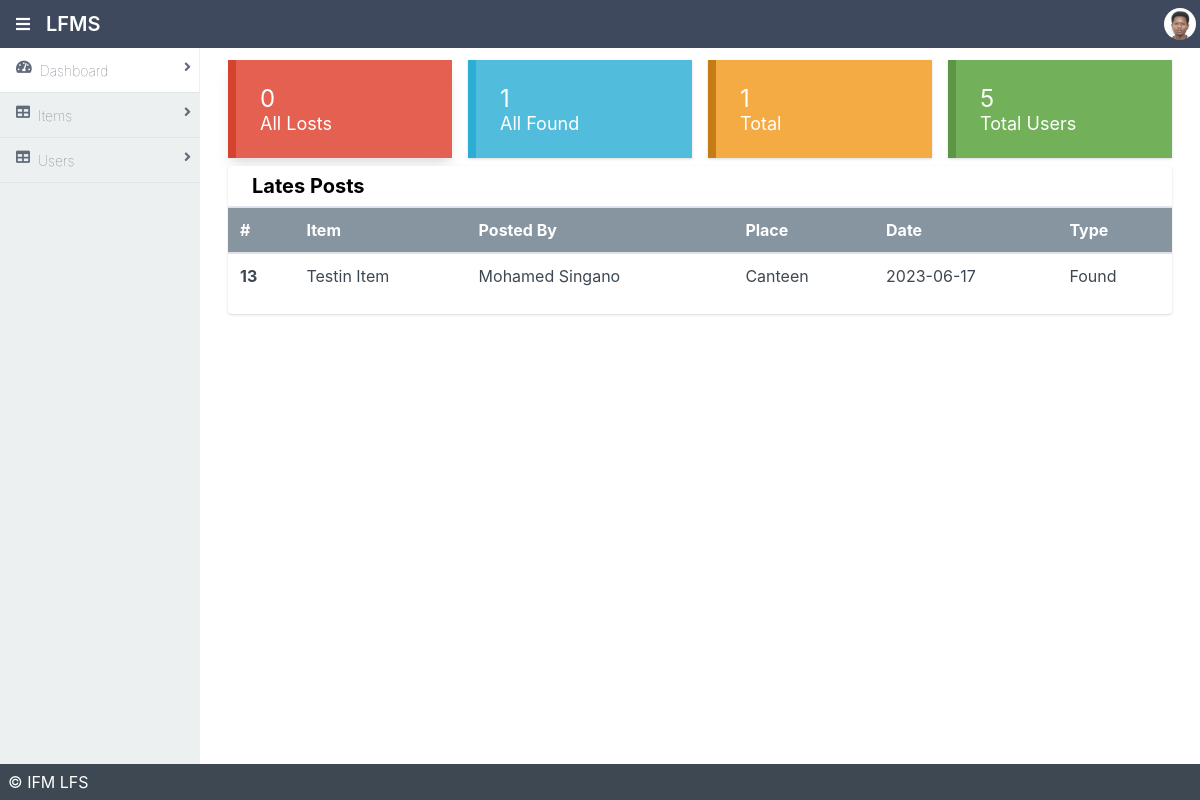
The page /admin/index.php (signed in) on the database its author committed.
### tables this page shows
CREATE TABLE `items` (
  `item_id` int(11) NOT NULL AUTO_INCREMENT,
  `item_name` varchar(255) DEFAULT NULL,
  `category` varchar(255) DEFAULT NULL,
  `description` varchar(255) DEFAULT NULL,
  `postedby` int(11) DEFAULT NULL,
  `location_found` varchar(255) DEFAULT NULL,
  `location_lost` varchar(255) DEFAULT NULL,
  `date_found` varchar(255) DEFAULT NULL,
  `date_lost` varchar(255) DEFAULT NULL,
  `owner_name` varchar(255) DEFAULT NULL,
  `owner_contact` varchar(255) DEFAULT NULL,
  `claimed` tinyint(1) DEFAULT 0,
  `foundby` int(11) DEFAULT NULL,
  `type` varchar(255) DEFAULT NULL,
  `claimed_by` int(11) DEFAULT NULL,
  `status` int(11) DEFAULT 0,
  `claimed_date` date DEFAULT NULL,
  `image` varchar(255) DEFAULT NULL,
  PRIMARY KEY (`item_id`),
  KEY `postedby` (`postedby`),
  KEY `claimed_by` (`claimed_by`),
  KEY `foundby` (`foundby`),
  CONSTRAINT `items_ibfk_1` FOREIGN KEY (`postedby`) REFERENCES `users` (`id`),
  CONSTRAINT `items_ibfk_2` FOREIGN KEY (`claimed_by`) REFERENCES `users` (`id`),
  CONSTRAINT `items_ibfk_3` FOREIGN KEY (`foundby`) REFERENCES `users` (`id`)
);

CREATE TABLE `users` (
  `id` int(11) NOT NULL AUTO_INCREMENT,
  `username` varchar(50) DEFAULT NULL,
  `email` varchar(50) DEFAULT NULL,
  `password` varchar(50) DEFAULT NULL,
  `first_name` varchar(50) DEFAULT NULL,
  `middle_name` varchar(50) DEFAULT NULL,
  `lastname` varchar(50) DEFAULT NULL,
  `student_id` varchar(50) DEFAULT NULL,
  `phone` varchar(50) DEFAULT NULL,
  `role` int(11) DEFAULT NULL,
  `resetcode` int(11) DEFAULT NULL,
  `resettoken` varchar(50) DEFAULT NULL,
  `expireat` int(50) DEFAULT NULL,
  `verifytoken` varchar(255) DEFAULT NULL,
  `verified` int(11) DEFAULT 0,
  `code` varchar(50) DEFAULT NULL,
  PRIMARY KEY (`id`)
);

### admin/index.php (the view, shortened to what this page needs)
<!DOCTYPE html>
<html lang="en">
<head>
    <link rel="stylesheet" href="./dist/styles.css">
    <link rel="stylesheet" href="./dist/all.css">
</head>
<body>
<div class="mx-auto bg-grey-400">
    <div class="min-h-screen flex flex-col">
        <header class="bg-nav">
            <div class="flex justify-between">
                <div class="p-1 mx-3 inline-flex items-center">
                    <i class="fas fa-bars pr-2 text-white" onclick="sidebarToggle()"></i>
                    <h1 class="text-white p-2">LFMS</h1>
                </div>
                <div class="p-1 flex flex-row items-center">
                    <img onclick="profileToggle()" class="inline-block h-8 w-8 rounded-full" src="dist/images/download.php@1x_1.jpg" alt="">
                </div>
            </div>
        </header>
        <div class="flex flex-1">
            <aside id="sidebar" class="bg-side-nav w-1/2 md:w-1/6 lg:w-1/6 border-r border-side-nav hidden md:block lg:block">
                <ul class="list-reset flex flex-col">
                    <li class=" w-full h-full py-3 px-2 border-b border-light-border bg-white">
                        <a href="index.php"
                           class="font-sans font-hairline hover:font-normal text-sm text-nav-item no-underline">
                            <i class="fas fa-tachometer-alt float-left mx-2"></i>
                            Dashboard
                            <span><i class="fas fa-angle-right float-right"></i></span>
                        </a>
                    </li>
                    <li class="w-full h-full py-3 px-2 border-b border-light-border">
                        <a href="items.php"
                           class="font-sans font-hairline hover:font-normal text-sm text-nav-item no-underline">
                            <i class="fas fa-table float-left mx-2"></i>
                            Items
                            <span><i class="fa fa-angle-right float-right"></i></span>
                        </a>
                    </li>
                    <li class="w-full h-full py-3 px-2 border-b border-light-border">
                        <a href="users.php"
                           class="font-sans font-hairline hover:font-normal text-sm text-nav-item no-underline">
                            <i class="fas fa-table float-left mx-2"></i>
                            Users
                            <span><i class="fa fa-angle-right float-right"></i></span>
                        </a>
                    </li>
                        </ul>
            </aside>
            <main class="bg-white-300 flex-1 p-3 overflow-hidden">
                <div class="flex flex-col">
                    <div class="flex flex-1 flex-col md:flex-row lg:flex-row mx-2">
                        <div class="shadow-lg bg-red-vibrant border-l-8 hover:bg-red-vibrant-dark border-red-vibrant-dark mb-2 p-2 md:w-1/4 mx-2">
                            <div class="p-4 flex flex-col">
                                <a href="#" class="no-underline text-white text-2xl">
                                    <?php
                                        include '../helpers/dbcon.inc.php';
                                        $sql = "SELECT COUNT(item_id) as total FROM items WHERE type = 'Lost'";
                                        $res = $conn->query($sql);
                                        $row = mysqli_fetch_assoc($res);
                                        $total = $row['total'];
                                        echo $total;
                                    ?>
                                </a>
                                <a href="#" class="no-underline text-white text-lg">
                                    All Losts
                                </a>
                            </div>
                        </div>
                        <div class="shadow bg-info border-l-8 hover:bg-info-dark border-info-dark mb-2 p-2 md:w-1/4 mx-2">
                            <div class="p-4 flex flex-col">
                                <a href="#" class="no-underline text-white text-2xl">
                                <?php
                                        include '../helpers/dbcon.inc.php';
                                        $sql = "SELECT COUNT(item_id) as total FROM items WHERE type = 'Found'";
                                        $res = $conn->query($sql);
                                        $row = mysqli_fetch_assoc($res);
                                        $total = $row['total'];
                                        echo $total;
                                        ?>
                                </a>
                                <a href="#" class="no-underline text-white text-lg">
                                    All Found
                                </a>
                            </div>
                        </div>
                        <div class="shadow bg-warning border-l-8 hover:bg-warning-dark border-warning-dark mb-2 p-2 md:w-1/4 mx-2">
                            <div class="p-4 flex flex-col">
                                <a href="#" class="no-underline text-white text-2xl">
                                <?php
                                    include '../helpers/dbcon.inc.php';
                                    $sql = "SELECT COUNT(item_id) as total FROM items";
                                    $res = $conn->query($sql);
                                    $row = mysqli_fetch_assoc($res);
                                    $total = $row['total'];
                                    echo $total;
                                    ?>
                                </a>
                                <a href="#" class="no-underline text-white text-lg">
                                    Total
                                </a>
                            </div>
                        </div>
                        <div class="shadow bg-success border-l-8 hover:bg-success-dark border-success-dark mb-2 p-2 md:w-1/4 mx-2">
                            <div class="p-4 flex flex-col">
                                <a href="#" class="no-underline text-white text-2xl">
                                <?php
                                    include '../helpers/dbcon.inc.php';
                                    $sql = "SELECT COUNT(id) as total FROM users";
                                    $res = $conn->query($sql);
                                    $row = mysqli_fetch_assoc($res);
                                    $total = $row['total'];
                                    echo $total;
                                    ?>
                                </a>
                                <a href="#" class="no-underline text-white text-lg">
                                    Total Users
                                </a>
                            </div>
                        </div>
                    </div>
                    <div class="flex flex-1 flex-col md:flex-row lg:flex-row mx-2">
                        <div class="rounded overflow-hidden shadow bg-white mx-2 w-full">
                            <div class="px-6 py-2 border-b border-light-grey">
                                <div class="font-bold text-xl">Lates Posts</div>
                            </div>
                            <div class="table-responsive">
                                <table class="table text-grey-darkest">
                                    <thead class="bg-grey-dark text-white text-normal">
                                    <tr>
                                        <th scope="col">#</th>
                                        <th scope="col">Item</th>
                                        <th scope="col">Posted By</th>
                                        <th scope="col">Place</th>
                                        <th scope="col">Date</th>
                                        <th scope="col">Type</th>
                                    </tr>
                                    </thead>
                                    <tbody>
                                    <?php
                                        include '../helpers/dbcon.inc.php';
                                        $sql = "SELECT items.*, users.*
                                        FROM items
                                        INNER JOIN users ON items.postedby = users.id ORDER BY items.item_id DESC";
                                        $res = $conn->query($sql);
                                        while($row = mysqli_fetch_assoc($res)){
                                            $id = $row['item_id'];
                                            $item = $row['item_name'];
                                            $postedby = $row['first_name'] . ' ' . $row['lastname'];
                                            $place = $row['location_found'];
                                            $date = $row['date_found'];
                                            $type = $row['type'];
                                            echo "<tr>
                                            <th scope='row'>$id</th>
                                            <td>$item</td>
                                            <td>$postedby</td>
                                            <td>$place</td>
                                            <td>$date</td>
                                            <td>$type</td>
                                            </tr>";
                                        };
                                        ?>
                                    </tbody>
                                </table>
                            </div>
                        </div>
                    </div>
                </div>
            </main>
        </div>
        <footer class="bg-grey-darkest text-white p-2">
            <div class="flex flex-1 mx-auto">&copy; IFM LFS</div>
        </footer>
    </div>
</div>
</body>
</html>

### rows shown on the page
items: item_id "13", item_name "Testin Item", postedby.lastname "Mohamed Singano", location_found "Canteen", date_found "2023-06-17", type "Found"

### other values the page prints
$total "0"
$total "1"
$total "5"
